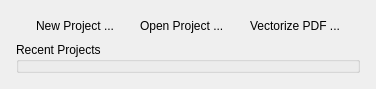
<ui version="4.0" >
 <class>NewOpenProjectPanel</class>
 <widget class="QWidget" name="NewOpenProjectPanel" >
  <property name="geometry" >
   <rect>
    <x>0</x>
    <y>0</y>
    <width>302</width>
    <height>81</height>
   </rect>
  </property>
  <property name="sizePolicy" >
   <sizepolicy vsizetype="Preferred" hsizetype="Preferred" >
    <horstretch>0</horstretch>
    <verstretch>0</verstretch>
   </sizepolicy>
  </property>
  <property name="windowTitle" >
   <string>Form</string>
  </property>
  <property name="autoFillBackground" >
   <bool>false</bool>
  </property>
  <layout class="QVBoxLayout" name="verticalLayout_2" >
   <property name="margin" >
    <number>7</number>
   </property>
   <item>
    <widget class="QWidget" native="1" name="widget" >
     <layout class="QVBoxLayout" name="verticalLayout" >
      <item>
       <layout class="QHBoxLayout" name="horizontalLayout" >
        <item>
         <spacer name="horizontalSpacer_2" >
          <property name="orientation" >
           <enum>Qt::Horizontal</enum>
          </property>
          <property name="sizeType" >
           <enum>QSizePolicy::Minimum</enum>
          </property>
          <property name="sizeHint" stdset="0" >
           <size>
            <width>20</width>
            <height>20</height>
           </size>
          </property>
         </spacer>
        </item>
        <item>
         <widget class="QLabel" name="newProjectLabel" >
          <property name="text" >
           <string>New Project ...</string>
          </property>
          <property name="alignment" >
           <set>Qt::AlignRight|Qt::AlignTrailing|Qt::AlignVCenter</set>
          </property>
         </widget>
        </item>
        <item>
         <spacer name="horizontalSpacer" >
          <property name="orientation" >
           <enum>Qt::Horizontal</enum>
          </property>
          <property name="sizeType" >
           <enum>QSizePolicy::Minimum</enum>
          </property>
          <property name="sizeHint" stdset="0" >
           <size>
            <width>20</width>
            <height>20</height>
           </size>
          </property>
         </spacer>
        </item>
        <item>
         <widget class="QLabel" name="openProjectLabel" >
          <property name="text" >
           <string>Open Project ...</string>
          </property>
         </widget>
        </item>
        <item>
         <spacer name="horizontalSpacer_3" >
          <property name="orientation" >
           <enum>Qt::Horizontal</enum>
          </property>
          <property name="sizeType" >
           <enum>QSizePolicy::Minimum</enum>
          </property>
          <property name="sizeHint" stdset="0" >
           <size>
            <width>20</width>
            <height>20</height>
           </size>
          </property>
         </spacer>
        </item>
        <item>
         <widget class="QLabel" name="vectorizePdfLabel" >
          <property name="text" >
           <string>Vectorize PDF ...</string>
          </property>
         </widget>
        </item>
        <item>
         <spacer name="horizontalSpacer_4" >
          <property name="orientation" >
           <enum>Qt::Horizontal</enum>
          </property>
          <property name="sizeType" >
           <enum>QSizePolicy::Minimum</enum>
          </property>
          <property name="sizeHint" stdset="0" >
           <size>
            <width>20</width>
            <height>20</height>
           </size>
          </property>
         </spacer>
        </item>
       </layout>
      </item>
      <item>
       <widget class="QGroupBox" name="recentProjectsGroup" >
        <property name="title" >
         <string>Recent Projects</string>
        </property>
       </widget>
      </item>
     </layout>
    </widget>
   </item>
  </layout>
 </widget>
 <resources/>
 <connections/>
</ui>
